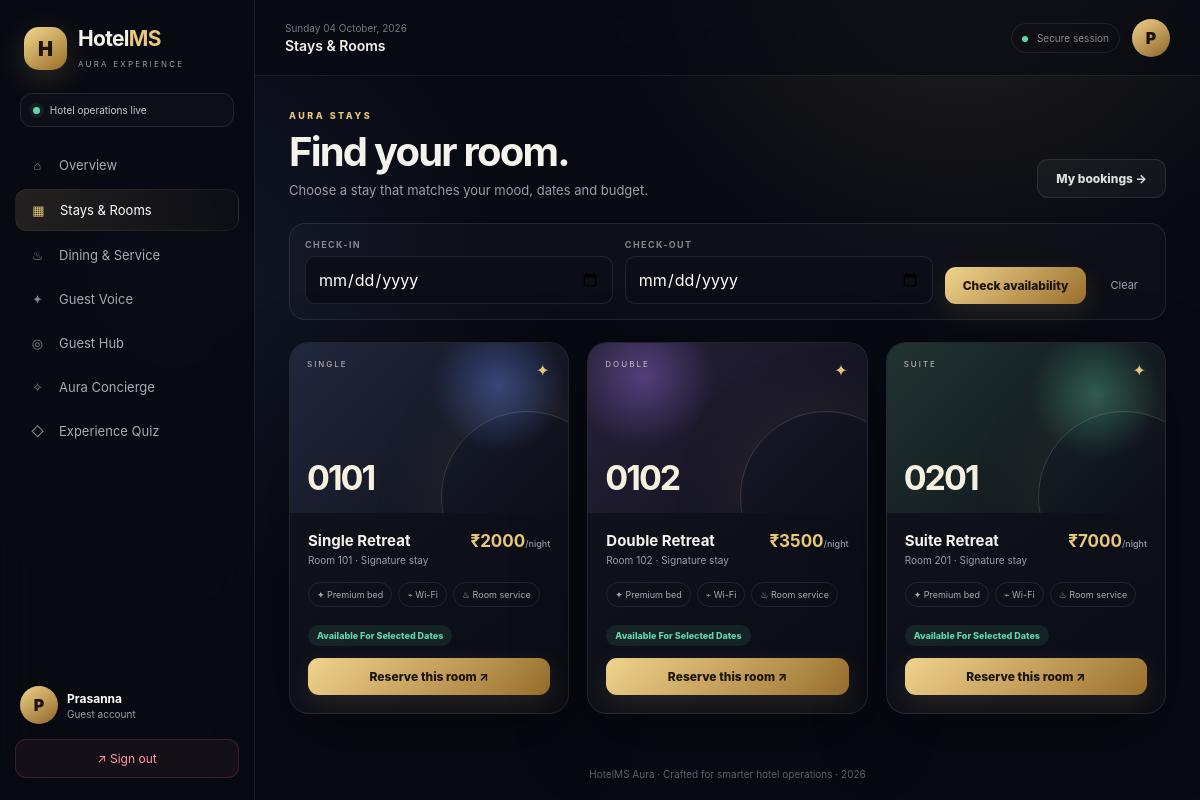
The app's page /booking/rooms (signed in) with its own data.
### models.py (models this page shows, shortened)
class User(UserMixin, db.Model):
    id = db.Column(db.Integer, primary_key=True)
    name = db.Column(db.String(120), nullable=False)
    email = db.Column(db.String(120), unique=True, nullable=False)
    password_hash = db.Column(db.String(255), nullable=False)
    role = db.Column(db.String(20), nullable=False, default="guest")
    created_at = db.Column(db.DateTime, default=datetime.utcnow)

class Room(db.Model):
    id = db.Column(db.Integer, primary_key=True)
    room_number = db.Column(db.String(10), unique=True, nullable=False)
    room_type = db.Column(db.String(50), nullable=False)  # Single, Double, Suite
    price_per_night = db.Column(db.Float, nullable=False)
    status = db.Column(db.String(20), default="available")  # available, booked, maintenance

### routes/booking_routes.py (the view, shortened to what this page needs)
@booking_bp.route("/rooms")
@login_required
def rooms():
    all_rooms = Room.query.order_by(Room.room_number).all()
    available_ids = {r.id for r in all_rooms if r.status == "available"}
    check_in_raw = request.args.get("check_in", "")
    check_out_raw = request.args.get("check_out", "")
    return render_template("booking/rooms.html", rooms=all_rooms, available_ids=available_ids, check_in=check_in_raw, check_out=check_out_raw)

### templates/booking/rooms.html (shortened to what this page needs)
{% extends "base.html" %}
{% block pagetitle %}Stays & Rooms{% endblock %}
{% block content %}
<div class="page-intro"><div><span class="eyebrow">AURA STAYS</span><h1>Find your room.</h1><p>Choose a stay that matches your mood, dates and budget.</p></div><a href="{{ url_for('booking.my_bookings') }}" class="btn-ghost">My bookings →</a></div>
<form class="search-strip" method="GET"><div><label>Check-in</label><input type="date" name="check_in" value="{{ check_in }}" min="{{ today if today is defined else '' }}"></div><div><label>Check-out</label><input type="date" name="check_out" value="{{ check_out }}" min="{{ today if today is defined else '' }}"></div><button class="btn-primary" type="submit">Check availability</button><a class="clear-link" href="{{ url_for('booking.rooms') }}">Clear</a></form>
<div class="room-grid">
{% for room in rooms %}<article class="room-card"><div class="room-visual room-{{ loop.index % 4 }}"><span>{{ room.room_type|upper }}</span><b>0{{ room.room_number }}</b><i>✦</i></div><div class="room-body"><div class="room-title"><div><h3>{{ room.room_type }} Retreat</h3><p>Room {{ room.room_number }} · Signature stay</p></div><strong>₹{{ '%.0f'|format(room.price_per_night) }}<small>/night</small></strong></div><div class="amenities"><span>✦ Premium bed</span><span>⌁ Wi-Fi</span><span>♨ Room service</span></div>{% if room.status == 'maintenance' %}<span class="status status-cancelled">Maintenance</span>{% elif room.id in available_ids %}<span class="status status-available">Available for selected dates</span><a href="{{ url_for('booking.book_room', room_id=room.id) }}" class="btn-primary btn-full">Reserve this room ↗</a>{% else %}<span class="status status-booked">Unavailable for selected dates</span>{% endif %}</div></article>{% endfor %}
</div>
{% endblock %}

### templates/base.html (shortened to what this page needs)
<!doctype html>
<html lang="en">
<head>
    <link rel="stylesheet" href="{{ url_for('static', filename='css/style.css') }}">
</head>
<body class="{% if current_user.is_authenticated %}app-shell{% else %}auth-shell{% endif %}">
{% if current_user.is_authenticated %}
<aside class="sidebar" id="sidebar">
    <div class="brand">
        <div class="brandmark">H</div>
        <div><h2>Hotel<span>MS</span></h2><small>AURA EXPERIENCE</small></div>
    </div>
    <div class="welcome-mini"><span class="pulse"></span> Hotel operations live</div>
    <nav class="nav">
        <a href="{{ url_for('auth.dashboard') }}" class="{{ 'active' if request.endpoint == 'auth.dashboard' }}"><i>⌂</i> Overview</a>
        <a href="{{ url_for('booking.rooms') }}" class="{{ 'active' if request.blueprint == 'booking' }}"><i>▦</i> Stays & Rooms</a>
        <a href="{{ url_for('service.menu') }}" class="{{ 'active' if request.blueprint == 'service' }}"><i>♨</i> Dining & Service</a>
        <a href="{{ url_for('review.list_reviews') }}" class="{{ 'active' if request.blueprint == 'review' }}"><i>✦</i> Guest Voice</a>
        <a href="{{ url_for('advanced.guest_hub') }}" class="{{ 'active' if request.endpoint == 'advanced.guest_hub' }}"><i>◎</i> Guest Hub</a>
        <a href="{{ url_for('advanced.concierge') }}" class="{{ 'active' if request.endpoint == 'advanced.concierge' }}"><i>✧</i> Aura Concierge</a>
        <a href="{{ url_for('quiz.quiz_home') }}" class="{{ 'active' if request.blueprint == 'quiz' }}"><i>◇</i> Experience Quiz</a>
    </nav>
    <div class="sidebar-bottom">
        <div class="mini-profile"><div class="avatar">{{ current_user.name[0]|upper }}</div><div><strong>{{ current_user.name }}</strong><small>{{ current_user.role|capitalize }} account</small></div></div>
        <a class="logout" href="{{ url_for('auth.logout') }}">↗ Sign out</a>
    </div>
</aside>
<main class="main">
    <header class="topbar">
        <div class="top-left"><button class="menu" id="menuBtn">☰</button><div><div class="date" id="date"></div><h3>{% block pagetitle %}Welcome back{% endblock %}</h3></div></div>
        <div class="top-right"><div class="top-status"><span></span> Secure session</div><div class="avatar">{{ current_user.name[0]|upper }}</div></div>
    </header>
    <section class="content">
{% else %}
<main class="auth-wrapper">
{% endif %}
    {% block content %}{% endblock %}
{% if current_user.is_authenticated %}
    </section>
    <footer>HotelMS Aura · Crafted for smarter hotel operations · 2026</footer>
</main>
{% else %}
</main>
{% endif %}
</body>
</html>

### records on screen
User: name "P", name "Prasanna", role "Guest"
Room: room_type "SINGLE", room_number "101", room_type "Single", price_per_night "2000"
Room: room_type "DOUBLE", room_number "102", room_type "Double", price_per_night "3500"
Room: room_type "SUITE", room_number "201", room_type "Suite", price_per_night "7000"
